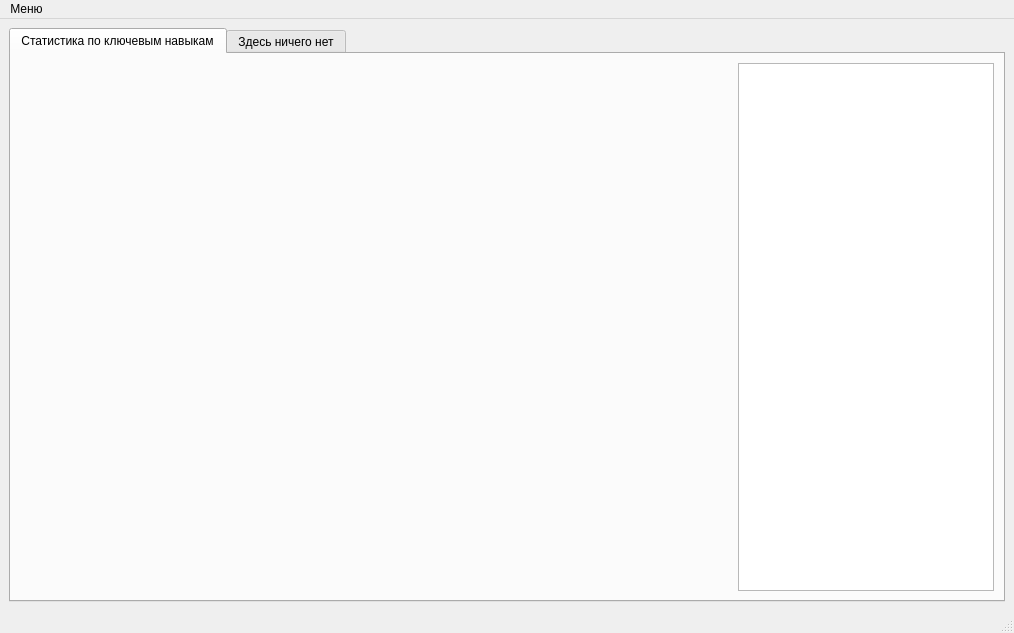
<?xml version="1.0" encoding="UTF-8"?>
<ui version="4.0">
 <class>MainWindow</class>
 <widget class="QMainWindow" name="MainWindow">
  <property name="geometry">
   <rect>
    <x>0</x>
    <y>0</y>
    <width>1014</width>
    <height>633</height>
   </rect>
  </property>
  <property name="windowTitle">
   <string>MainWindow</string>
  </property>
  <widget class="QWidget" name="centralwidget">
   <layout class="QHBoxLayout" name="horizontalLayout">
    <item>
     <widget class="QTabWidget" name="tabWidget">
      <property name="currentIndex">
       <number>0</number>
      </property>
      <widget class="QWidget" name="tab_amount_skills">
       <property name="accessibleName">
        <string/>
       </property>
       <attribute name="title">
        <string>Статистика по ключевым навыкам</string>
       </attribute>
       <layout class="QHBoxLayout" name="horizontalLayout_2">
        <item>
         <widget class="QChartView" name="chartView_skills" native="true"/>
        </item>
        <item alignment="Qt::AlignmentFlag::AlignRight">
         <widget class="QTableWidget" name="tableWidget_skills_value"/>
        </item>
       </layout>
      </widget>
      <widget class="QWidget" name="tab_2">
       <property name="accessibleName">
        <string/>
       </property>
       <attribute name="title">
        <string>Здесь ничего нет</string>
       </attribute>
       <layout class="QVBoxLayout" name="verticalLayout">
        <item>
         <widget class="QTableView" name="tableView"/>
        </item>
       </layout>
      </widget>
     </widget>
    </item>
   </layout>
  </widget>
  <widget class="QMenuBar" name="menubar">
   <property name="geometry">
    <rect>
     <x>0</x>
     <y>0</y>
     <width>1014</width>
     <height>23</height>
    </rect>
   </property>
   <widget class="QMenu" name="menu">
    <property name="title">
     <string>Меню</string>
    </property>
    <addaction name="OpenDolwnloadingMenu"/>
   </widget>
   <addaction name="menu"/>
  </widget>
  <widget class="QStatusBar" name="statusbar"/>
  <action name="OpenDolwnloadingMenu">
   <property name="enabled">
    <bool>true</bool>
   </property>
   <property name="text">
    <string>Открыть меню загрузки вакансий</string>
   </property>
  </action>
 </widget>
 <customwidgets>
  <customwidget>
   <class>QChartView</class>
   <extends>QWidget</extends>
   <header>QtCharts/QChartView</header>
   <container>1</container>
  </customwidget>
 </customwidgets>
 <resources/>
 <connections/>
</ui>
